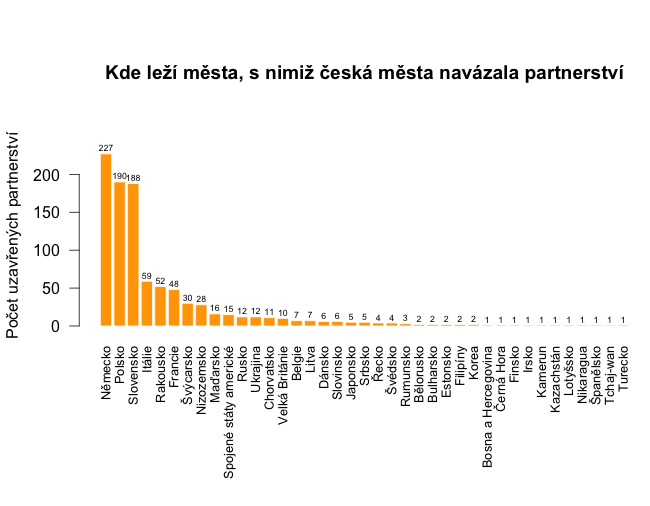

Source code (R):
vztahy  <- read.csv("vztahy.csv", sep=";", header=F)


tabulka  <- as.data.frame(table(vztahy$V10))

names(tabulka)  <- c("Stát", "Partnerství")

tabulka  <- tabulka[order(-as.numeric(tabulka$Partnerství)),]
row.names(tabulka)  <- NULL

write.csv(tabulka, "tabulka.csv", row.names=F, quote=F)



y <- as.matrix(tabulka$Partnerství)


x  <- barplot(tabulka$Partnerství,
        names.arg=tabulka$Stát,
        main="Kde leží města, s nimiž česká města navázala partnerství",
        ylab="Počet uzavřených partnerství",
        cex.names=0.80,
        col="orange",
        border="white",
        las=2,
        ylim=c(0,240))

text(x,y+8,labels=as.character(y),cex=0.55)


# vytiskni graf
png("graf1.png",res=600,height=420,width=670)
par(mar=c(4,4,3,1),
    omi=c(0.1,0.1,0.1,0.1),
    mgp=c(3,0.5,0),
    las=1,
    mex=0.5,
    cex.main=0.6,
    cex.lab=0.5,
    cex.axis=0.4)
barplot(tabulka$Partnerství,
        names.arg=tabulka$Stát,
        main="Kde leží města, s nimiž česká města navázala partnerství",
        ylab="Počet uzavřených partnerství",
        cex.names=0.35,
        col="orange",
        border="white",
        las=2,
        ylim=c(0,250))
dev.off()